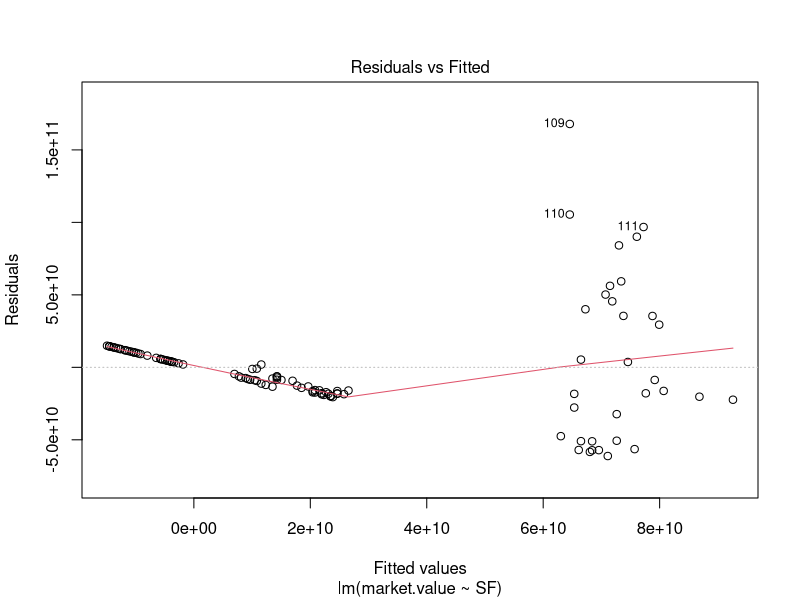
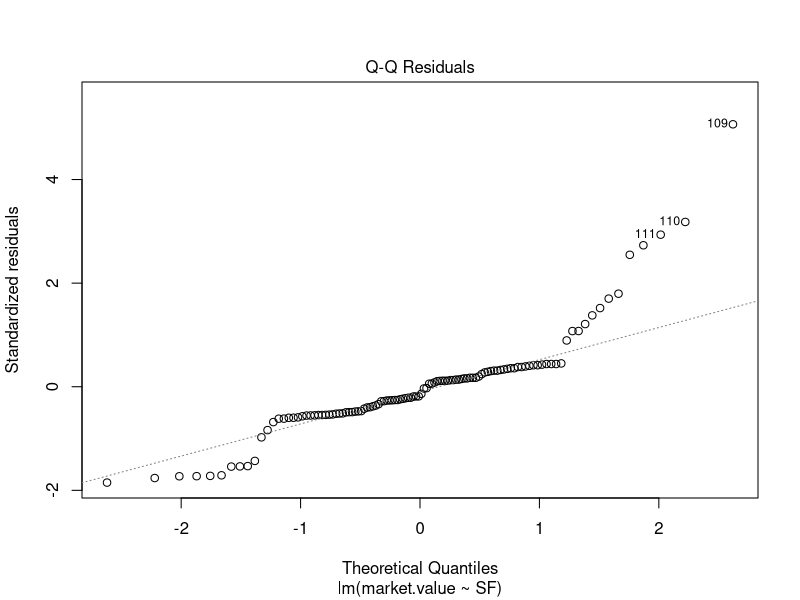
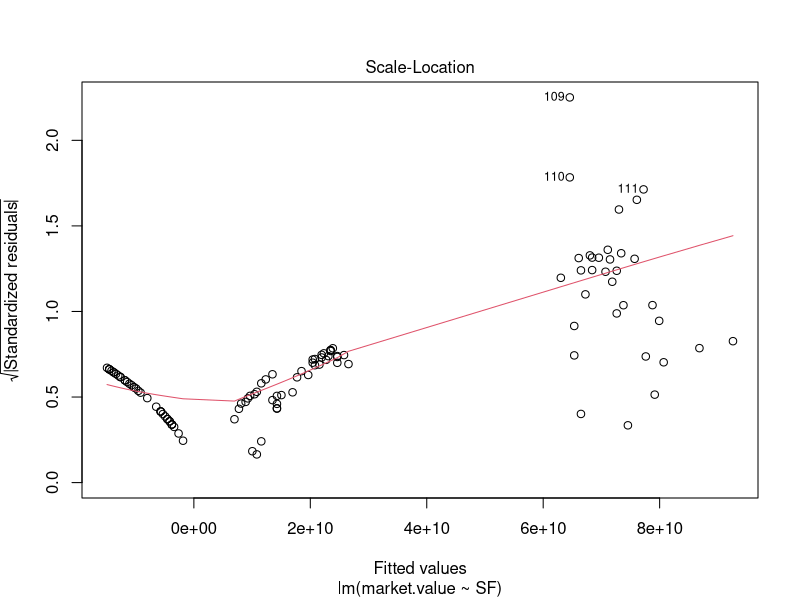
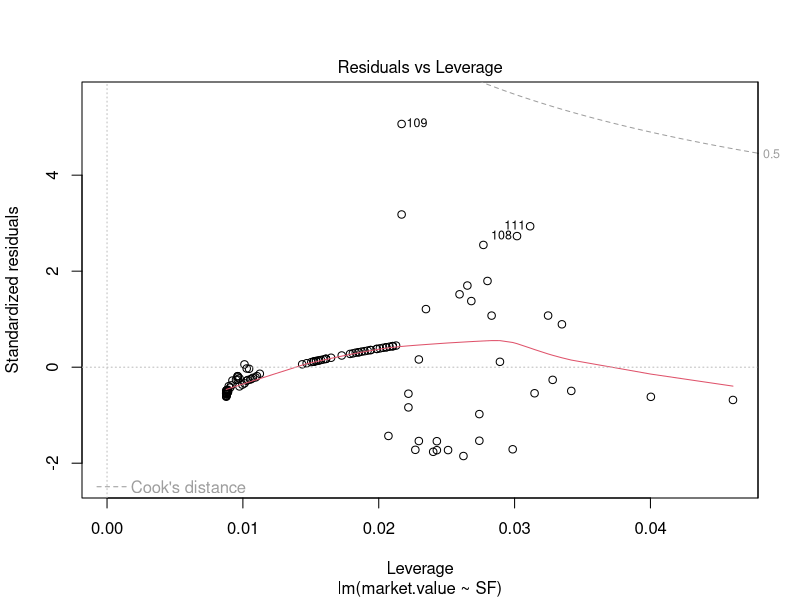
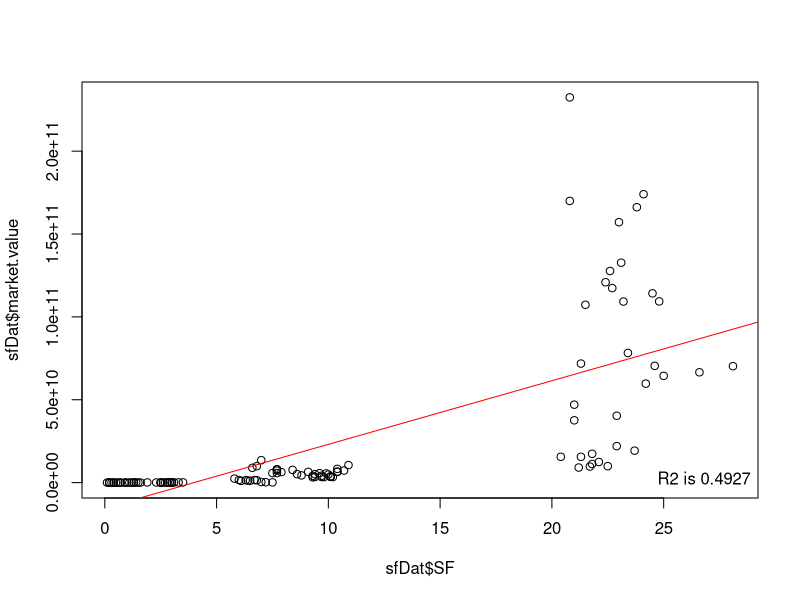
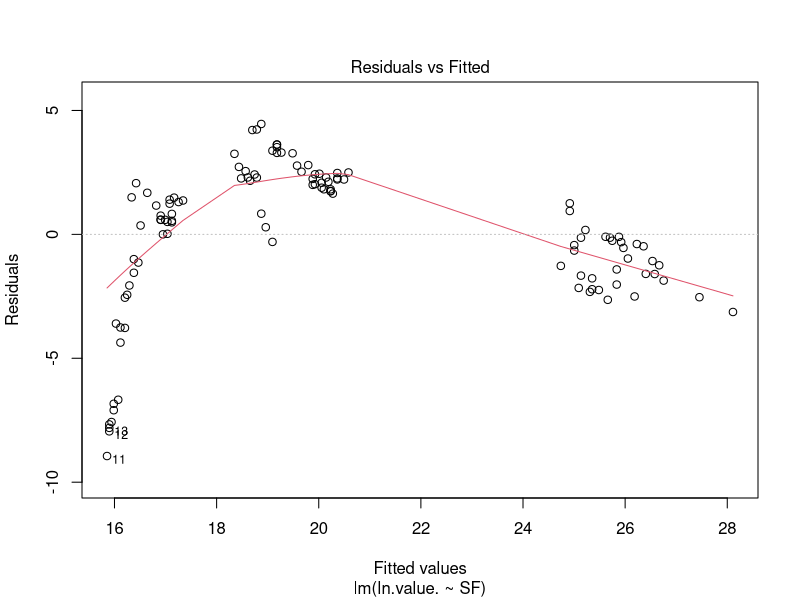
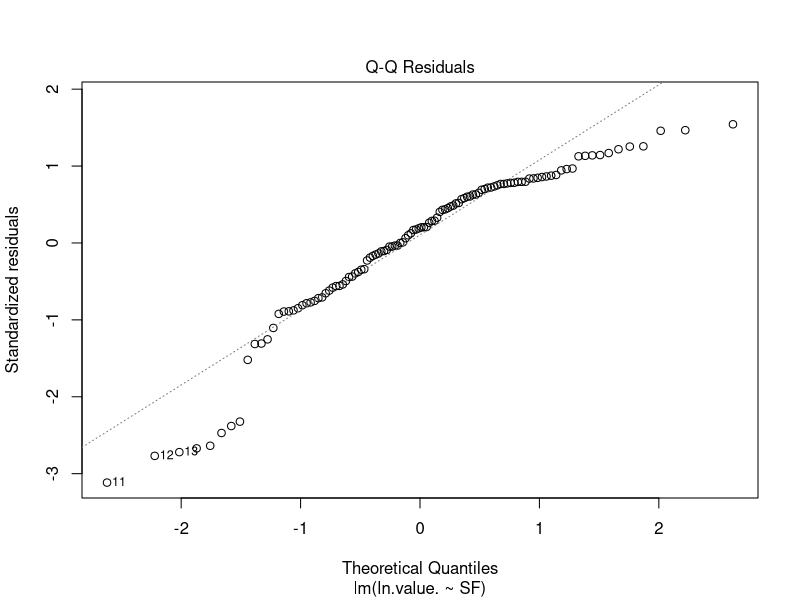
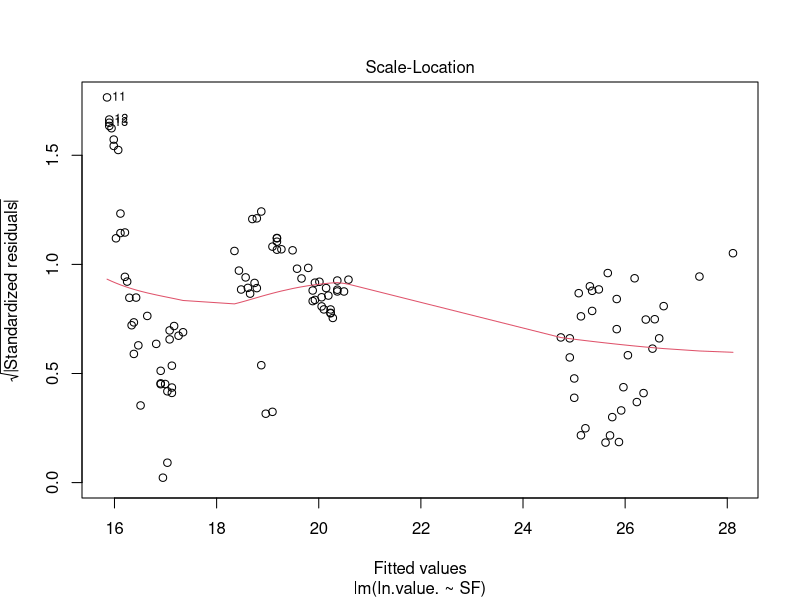

Write the R code that produced these figures, in order.
# import data
sfDat <- read.csv('sf.csv')

#remove first 11 blank columns
sfDat <- sfDat[11:nrow(sfDat), ]

#before first halving
#sfDat <- sfDat[20:48, ]
#plan to use this ^ as a training segment later

#change market value to numeric
sfDat$market.value <- as.numeric(gsub('\\$|,', '', sfDat$market.value))

#first model is both non ln values
mod1 <- lm(market.value ~ SF, data = sfDat) # change to use only training data
summary(mod1)
plot(mod1)

#Does the plot
plot(sfDat$SF, sfDat$market.value)
#Adds the line
abline(lm(sfDat$market.value ~ sfDat$SF), col="red")
#shows r^2
legend("bottomright", bty="n", legend=paste("R2 is", format(summary(mod1)$adj.r.squared, digits=4)))


#second model is ln of market value and SF
mod2 <- lm(ln.value. ~ SF, data = sfDat) # change to use only training data
summary(mod2)
plot(mod2)

#Does the plot
plot(sfDat$SF, sfDat$ln.value.)
#Adds the line
abline(lm(sfDat$ln.value.~sfDat$SF), col="red")


#third model is both ln values (MOST ACCURATE)
mod2 <- lm(ln.value. ~ ln.SF., data = sfDat) # change to use only training data
summary(mod2)
plot(mod2)

#Does the plot
plot(sfDat$ln.SF., sfDat$ln.value.)
#Adds the line
abline(lm(sfDat$ln.value.~sfDat$ln.SF.), col="red")
#shows r^2
legend("bottomright", bty="n", legend=paste("R2 is", format(summary(mod2)$adj.r.squared, digits=4)))